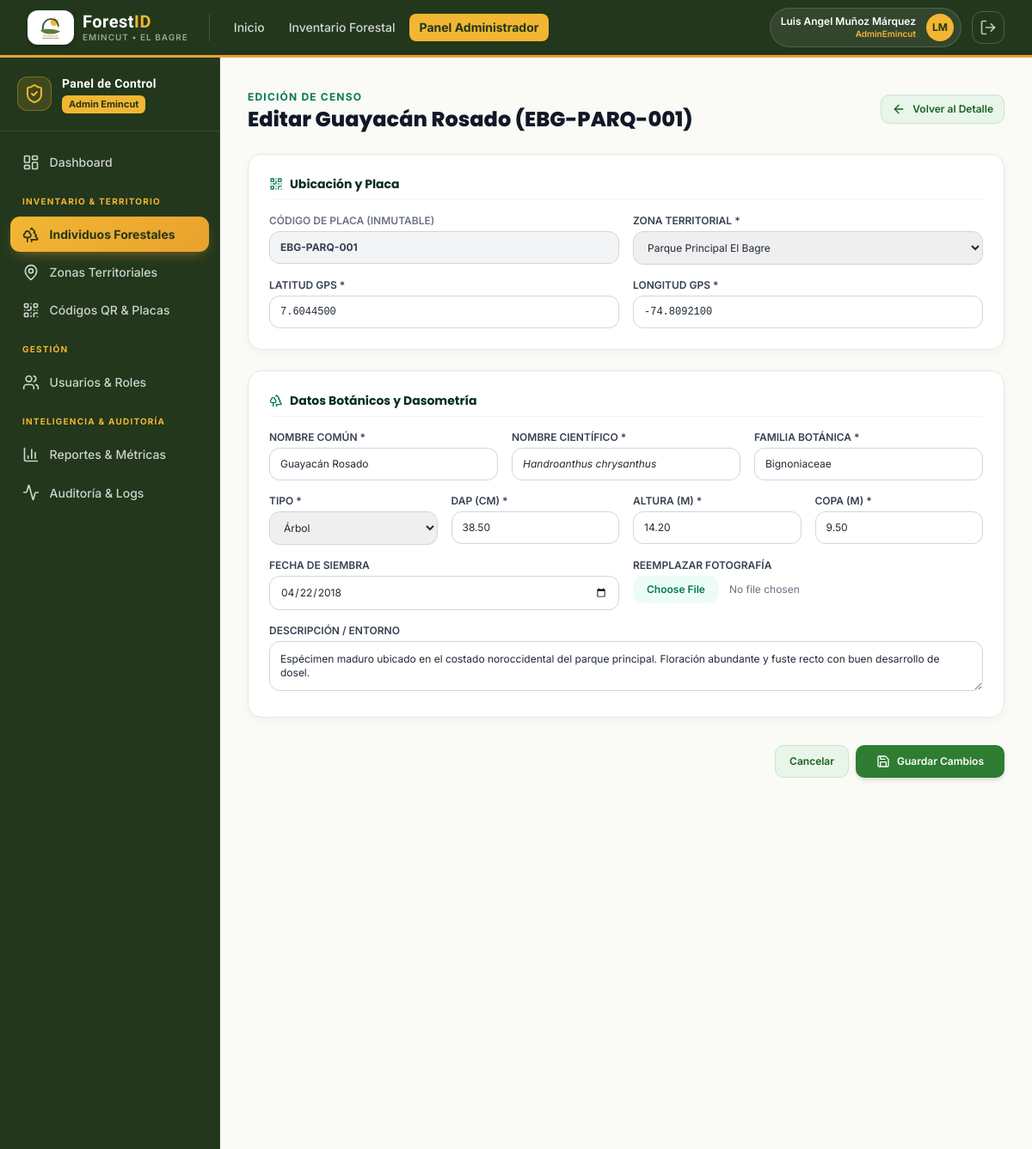
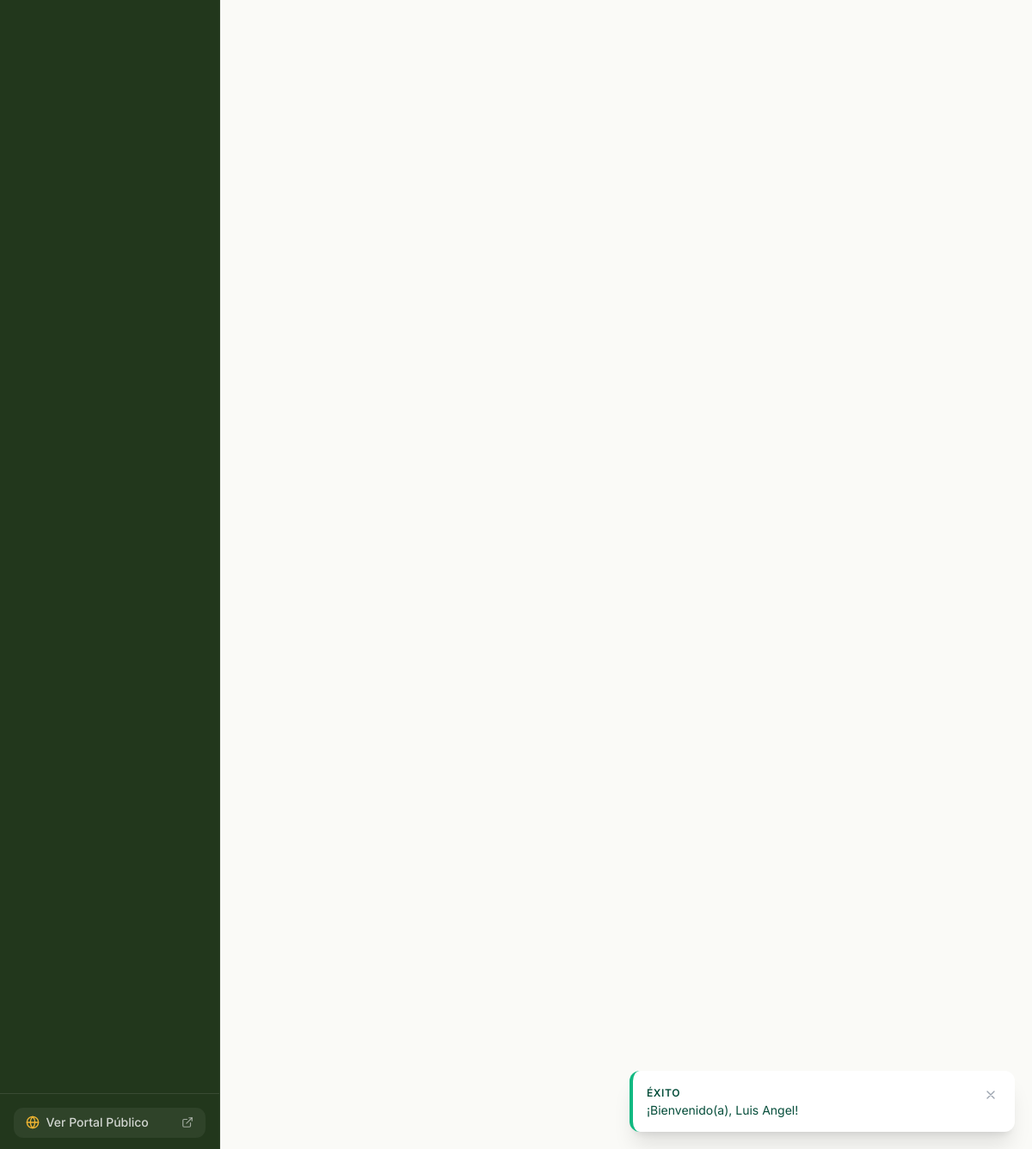
The page /admin/individuos/editar.php?id=55555555-5555-5555-5555-555555555501 (signed in) on the database its author committed (2 pictures, top to bottom).
### tables this page shows
CREATE TABLE `individuos_forestales` (
    `id_individuo` CHAR(36) NOT NULL DEFAULT (UUID()),
    `codigo_placa` VARCHAR(30) NOT NULL UNIQUE COMMENT 'Identificador alfanumérico físico de la placa QR',
    `id_zona` CHAR(36) NOT NULL,
    `nombre_comun` VARCHAR(150) NOT NULL,
    `nombre_cientifico` VARCHAR(150) NOT NULL,
    `familia_botanica` VARCHAR(100) NOT NULL,
    `tipo_individuo` ENUM('Árbol', 'Palma', 'Arbusto', 'Planta ornamental') NOT NULL DEFAULT 'Árbol',
    `fecha_siembra` DATE NULL,
    `latitud` DECIMAL(10,7) NOT NULL,
    `longitud` DECIMAL(10,7) NOT NULL,
    `dap_cm` DECIMAL(6,2) NOT NULL COMMENT 'Diámetro a la Altura del Pecho en centímetros (a 1.30 m)',
    `altura_total_m` DECIMAL(5,2) NOT NULL COMMENT 'Altura total estimada en metros',
    `diametro_copa_m` DECIMAL(5,2) NOT NULL COMMENT 'Diámetro promedio de copa en metros',
    `foto_principal_url` VARCHAR(255) NULL,
    `descripcion_general` TEXT NULL,
    `id_estado_fitosanitario_actual` CHAR(36) NULL COMMENT 'Referencia al último estado registrado',
    `qr_url` VARCHAR(255) NULL COMMENT 'Ruta relativa de la imagen QR generada',
    `registrado_por` CHAR(36) NOT NULL,
    `estado_registro` TINYINT(1) NOT NULL DEFAULT 1 COMMENT '1: Activo, 0: Dado de baja lógica',
    `fecha_registro` DATETIME NOT NULL DEFAULT CURRENT_TIMESTAMP,
    `fecha_actualizacion` DATETIME NOT NULL DEFAULT CURRENT_TIMESTAMP ON UPDATE CURRENT_TIMESTAMP,
    PRIMARY KEY (`id_individuo`),
    CONSTRAINT `fk_indiv_zonas` FOREIGN KEY (`id_zona`) REFERENCES `zonas` (`id_zona`) ON UPDATE CASCADE ON DELETE RESTRICT,
    CONSTRAINT `fk_indiv_usuarios` FOREIGN KEY (`registrado_por`) REFERENCES `usuarios` (`id_usuario`) ON UPDATE CASCADE ON DELETE RESTRICT,
    INDEX `idx_indiv_codigo_placa` (`codigo_placa`),
    INDEX `idx_indiv_zona` (`id_zona`),
    INDEX `idx_indiv_especie` (`nombre_comun`, `nombre_cientifico`),
    INDEX `idx_indiv_coords` (`latitud`, `longitud`)
);

CREATE TABLE `zonas` (
    `id_zona` CHAR(36) NOT NULL DEFAULT (UUID()),
    `nombre_zona` VARCHAR(100) NOT NULL,
    `descripcion` VARCHAR(255) NULL,
    `municipio` VARCHAR(100) NOT NULL DEFAULT 'El Bagre',
    `departamento` VARCHAR(100) NOT NULL DEFAULT 'Antioquia',
    `latitud_referencia` DECIMAL(10,7) NULL,
    `longitud_referencia` DECIMAL(10,7) NULL,
    `estado` TINYINT(1) NOT NULL DEFAULT 1 COMMENT '1: Activa, 0: Inactiva',
    `fecha_creacion` DATETIME NOT NULL DEFAULT CURRENT_TIMESTAMP,
    PRIMARY KEY (`id_zona`),
    INDEX `idx_zonas_municipio` (`municipio`)
);

### admin/individuos/editar.php (the view, shortened to what this page needs)
<?php
require_once __DIR__ . '/../../includes/funciones.php';
$id = $_GET['id'] ?? '';
$pdo = getDBConnection();
$stmt = $pdo->prepare("SELECT * FROM `individuos_forestales` WHERE `id_individuo` = :id");
$stmt->execute([':id' => $id]);
$arbol = $stmt->fetch();
$zonas = $pdo->query("SELECT id_zona, nombre_zona FROM `zonas` WHERE estado = 1 ORDER BY nombre_zona ASC")->fetchAll();
require_once __DIR__ . '/../../includes/header.php';
require_once __DIR__ . '/../../includes/navbar.php';
?>
<div class="flex-1 flex flex-col md:flex-row">
    <?php require_once __DIR__ . '/../../includes/sidebar_admin.php'; ?>
    <main class="flex-1 p-6 sm:p-8 space-y-6 overflow-y-auto">
        <div class="flex items-center justify-between">
            <div>
                <span class="text-xs font-bold text-emerald-700 uppercase tracking-widest">Edición de Censo</span>
                <h1 class="font-heading font-extrabold text-2xl text-gray-900">
                    Editar <?= htmlspecialchars($arbol['nombre_comun']) ?> (<?= htmlspecialchars($arbol['codigo_placa']) ?>)
                </h1>
            </div>
            <a href="<?= BASE_URL ?>admin/individuos/detalle.php?id=<?= $arbol['id_individuo'] ?>" class="btn-forest-secondary text-xs py-2 px-3">
                <i data-lucide="arrow-left" class="w-4 h-4"></i> Volver al Detalle
            </a>
        </div>
        <form method="POST" action="editar.php?id=<?= urlencode($id) ?>" enctype="multipart/form-data" class="space-y-6 max-w-4xl">
            <div class="forest-card p-6 space-y-4">
                <h3 class="font-heading font-bold text-sm text-emerald-950 flex items-center gap-2 border-b border-gray-100 pb-2">
                    <i data-lucide="qr-code" class="w-4 h-4 text-emerald-700"></i>
                    Ubicación y Placa
                </h3>
                <div class="grid grid-cols-1 sm:grid-cols-2 gap-4">
                    <div>
                        <label class="block text-xs font-semibold text-gray-500 uppercase mb-1">Código de Placa (Inmutable)</label>
                        <input type="text" disabled value="<?= htmlspecialchars($arbol['codigo_placa']) ?>" class="w-full py-2.5 px-3 bg-gray-100 border border-gray-300 rounded-xl text-xs font-bold text-gray-700">
                    </div>
                    <div>
                        <label for="id_zona" class="block text-xs font-semibold text-gray-700 uppercase mb-1">Zona Territorial *</label>
                        <select name="id_zona" id="id_zona" required class="w-full py-2.5 px-3 border border-gray-300 rounded-xl text-xs focus:ring-2 focus:ring-emerald-600 outline-none">
                            <?php foreach ($zonas as $z): ?>
                                <option value="<?= $z['id_zona'] ?>" <?= ($arbol['id_zona'] === $z['id_zona']) ? 'selected' : '' ?>>
                                    <?= htmlspecialchars($z['nombre_zona']) ?>
                                </option>
                            <?php endforeach; ?>
                        </select>
                    </div>
                </div>
                <div class="grid grid-cols-1 sm:grid-cols-2 gap-4">
                    <div>
                        <label for="latitud" class="block text-xs font-semibold text-gray-700 uppercase mb-1">Latitud GPS *</label>
                        <input type="number" step="0.0000001" name="latitud" id="latitud" required value="<?= htmlspecialchars($arbol['latitud']) ?>" class="w-full py-2.5 px-3 border border-gray-300 rounded-xl text-xs font-mono focus:ring-2 focus:ring-emerald-600 outline-none">
                    </div>
                    <div>
                        <label for="longitud" class="block text-xs font-semibold text-gray-700 uppercase mb-1">Longitud GPS *</label>
                        <input type="number" step="0.0000001" name="longitud" id="longitud" required value="<?= htmlspecialchars($arbol['longitud']) ?>" class="w-full py-2.5 px-3 border border-gray-300 rounded-xl text-xs font-mono focus:ring-2 focus:ring-emerald-600 outline-none">
                    </div>
                </div>
            </div>
            <div class="forest-card p-6 space-y-4">
                <h3 class="font-heading font-bold text-sm text-emerald-950 flex items-center gap-2 border-b border-gray-100 pb-2">
                    <i data-lucide="trees" class="w-4 h-4 text-emerald-700"></i>
                    Datos Botánicos y Dasometría
                </h3>
                <div class="grid grid-cols-1 sm:grid-cols-3 gap-4">
                    <div>
                        <label for="nombre_comun" class="block text-xs font-semibold text-gray-700 uppercase mb-1">Nombre Común *</label>
                        <input type="text" name="nombre_comun" id="nombre_comun" required value="<?= htmlspecialchars($arbol['nombre_comun']) ?>" class="w-full py-2.5 px-3 border border-gray-300 rounded-xl text-xs focus:ring-2 focus:ring-emerald-600 outline-none">
                    </div>
                    <div>
                        <label for="nombre_cientifico" class="block text-xs font-semibold text-gray-700 uppercase mb-1">Nombre Científico *</label>
                        <input type="text" name="nombre_cientifico" id="nombre_cientifico" required value="<?= htmlspecialchars($arbol['nombre_cientifico']) ?>" class="w-full py-2.5 px-3 border border-gray-300 rounded-xl text-xs italic focus:ring-2 focus:ring-emerald-600 outline-none">
                    </div>
                    <div>
                        <label for="familia_botanica" class="block text-xs font-semibold text-gray-700 uppercase mb-1">Familia Botánica *</label>
                        <input type="text" name="familia_botanica" id="familia_botanica" required value="<?= htmlspecialchars($arbol['familia_botanica']) ?>" class="w-full py-2.5 px-3 border border-gray-300 rounded-xl text-xs focus:ring-2 focus:ring-emerald-600 outline-none">
                    </div>
                </div>
                <div class="grid grid-cols-1 sm:grid-cols-4 gap-4">
                    <div>
                        <label for="tipo_individuo" class="block text-xs font-semibold text-gray-700 uppercase mb-1">Tipo *</label>
                        <select name="tipo_individuo" id="tipo_individuo" required class="w-full py-2.5 px-3 border border-gray-300 rounded-xl text-xs focus:ring-2 focus:ring-emerald-600 outline-none">
                            <option value="Árbol" <?= ($arbol['tipo_individuo'] === 'Árbol') ? 'selected' : '' ?>>Árbol</option>
                        </select>
                    </div>
                    <div>
                        <label for="dap_cm" class="block text-xs font-semibold text-gray-700 uppercase mb-1">DAP (cm) *</label>
                        <input type="number" step="0.1" name="dap_cm" id="dap_cm" required value="<?= htmlspecialchars($arbol['dap_cm']) ?>" class="w-full py-2.5 px-3 border border-gray-300 rounded-xl text-xs focus:ring-2 focus:ring-emerald-600 outline-none">
                    </div>
                    <div>
                        <label for="altura_total_m" class="block text-xs font-semibold text-gray-700 uppercase mb-1">Altura (m) *</label>
                        <input type="number" step="0.1" name="altura_total_m" id="altura_total_m" required value="<?= htmlspecialchars($arbol['altura_total_m']) ?>" class="w-full py-2.5 px-3 border border-gray-300 rounded-xl text-xs focus:ring-2 focus:ring-emerald-600 outline-none">
                    </div>
                    <div>
                        <label for="diametro_copa_m" class="block text-xs font-semibold text-gray-700 uppercase mb-1">Copa (m) *</label>
                        <input type="number" step="0.1" name="diametro_copa_m" id="diametro_copa_m" required value="<?= htmlspecialchars($arbol['diametro_copa_m']) ?>" class="w-full py-2.5 px-3 border border-gray-300 rounded-xl text-xs focus:ring-2 focus:ring-emerald-600 outline-none">
                    </div>
                </div>
                <div class="grid grid-cols-1 sm:grid-cols-2 gap-4">
                    <div>
                        <label for="fecha_siembra" class="block text-xs font-semibold text-gray-700 uppercase mb-1">Fecha de Siembra</label>
                        <input type="date" name="fecha_siembra" id="fecha_siembra" value="<?= htmlspecialchars($arbol['fecha_siembra'] ?? '') ?>" class="w-full py-2.5 px-3 border border-gray-300 rounded-xl text-xs focus:ring-2 focus:ring-emerald-600 outline-none">
                    </div>
                    <div>
                        <label for="foto_principal" class="block text-xs font-semibold text-gray-700 uppercase mb-1">Reemplazar Fotografía</label>
                        <input type="file" name="foto_principal" id="foto_principal" accept="image/*" class="w-full text-xs text-gray-500 file:mr-3 file:py-2 file:px-4 file:rounded-xl file:border-0 file:text-xs file:font-semibold file:bg-emerald-50 file:text-emerald-700 hover:file:bg-emerald-100">
                    </div>
                </div>
                <div>
                    <label for="descripcion_general" class="block text-xs font-semibold text-gray-700 uppercase mb-1">Descripción / Entorno</label>
                    <textarea name="descripcion_general" id="descripcion_general" rows="2" class="w-full p-3 border border-gray-300 rounded-xl text-xs focus:ring-2 focus:ring-emerald-600 outline-none"><?= htmlspecialchars($arbol['descripcion_general'] ?? '') ?></textarea>
                </div>
            </div>
            <div class="flex justify-end gap-2 pt-2">
                <a href="<?= BASE_URL ?>admin/individuos/detalle.php?id=<?= $arbol['id_individuo'] ?>" class="btn-forest-secondary text-xs py-2.5 px-4">Cancelar</a>
                <button type="submit" class="btn-forest-primary text-xs py-2.5 px-6 shadow-md">
                    <i data-lucide="save" class="w-4 h-4"></i> Guardar Cambios
                </button>
            </div>
        </form>
    </main>
</div>
<?php require_once __DIR__ . '/../../includes/footer.php'; ?>

### assets/css/custom.css (style rules this page uses)
:root { --color-primary-dark: #1B5E20; --color-primary: #2E7D32; --color-primary-light: #4CAF50; --color-surface-soft: #E8F5E9; --color-surface-bg: #FAFAF7; --color-earth: #6D4C41; --color-text-main: #1F2937; }
body { background-color: var(--color-surface-bg); color: var(--color-text-main); font-family: 'Inter', -apple-system, BlinkMacSystemFont, "Segoe UI", Roboto, sans-serif; -webkit-font-smoothing: antialiased; }
h1, h2, h3, h4, h5, h6, .font-heading { font-family: 'Poppins', 'Inter', sans-serif; }
.forest-card { background: #FFFFFF; border: 1px solid #E5E9E2; border-radius: 1rem; box-shadow: 0 4px 12px -2px rgba(27, 94, 32, 0.05); transition: all 0.2s cubic-bezier(0.4, 0, 0.2, 1); }
.btn-forest-primary { background-color: #2E7D32; color: #FFFFFF; font-weight: 600; padding: 0.625rem 1.25rem; border-radius: 0.625rem; display: inline-flex; align-items: center; justify-content: center; gap: 0.5rem; transition: all 0.15s ease-in-out; }
.btn-forest-secondary { background-color: #E8F5E9; color: #1B5E20; font-weight: 600; padding: 0.625rem 1.25rem; border-radius: 0.625rem; display: inline-flex; align-items: center; justify-content: center; gap: 0.5rem; border: 1px solid #C8E6C9; transition: all 0.15s ease-in-out; }

### assets/css/emincut.css (style rules this page uses)
:root { --emi-verde: #5B7C3A; --emi-verde-claro: #7A9B54; --emi-verde-suave: #EDF2E5; --emi-verde-oscuro: #35502B; --emi-verde-noche: #22371C; --emi-ambar: #E9A22E; --emi-amarillo: #F2B632; --emi-amarillo-suave:#FBEFD4; --emi-blanco: #FFFFFF; --emi-hueso: #FBFAF6; --emi-tinta: #23291F; --emi-tinta-suave: #5C6455; }

### rows shown on the page
individuos_forestales: nombre_comun "Guayacán Rosado", codigo_placa "EBG-PARQ-001", id_zona "Parque Principal El Bagre", latitud "7.6044500", longitud "-74.8092100", nombre_cientifico "Handroanthus chrysanthus", familia_botanica "Bignoniaceae", tipo_individuo "Árbol", dap_cm "38.50", altura_total_m "14.20", diametro_copa_m "9.50", fecha_siembra "04/22/2018", descripcion_general "Espécimen maduro ubicado en el costado noroccidental del parque principal. Floración abundante y fuste recto con buen desarrollo de dosel."

### other values the page prints
$cfg['badge'] "ÉXITO"
$mensaje "¡Bienvenido(a), Luis Angel!"
$usuario_actual['nombres'] . ' ' . $usuario_actual['apellidos'] "Luis Angel Muñoz Márquez"
$usuario_actual['nombre_rol'] "AdminEmincut"
